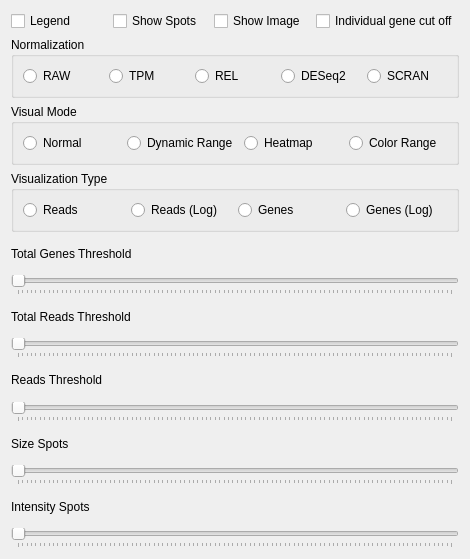
<?xml version="1.0" encoding="UTF-8"?>
<ui version="4.0">
 <class>SettingsWidget</class>
 <widget class="QWidget" name="SettingsWidget">
  <property name="geometry">
   <rect>
    <x>0</x>
    <y>0</y>
    <width>470</width>
    <height>559</height>
   </rect>
  </property>
  <property name="windowTitle">
   <string>Form</string>
  </property>
  <layout class="QVBoxLayout" name="verticalLayout">
   <item>
    <layout class="QHBoxLayout" name="horizontalLayout_3">
     <item>
      <widget class="QCheckBox" name="legend">
       <property name="text">
        <string>Legend</string>
       </property>
      </widget>
     </item>
     <item>
      <widget class="QCheckBox" name="show_spots">
       <property name="text">
        <string>Show Spots</string>
       </property>
      </widget>
     </item>
     <item>
      <widget class="QCheckBox" name="show_image">
       <property name="text">
        <string>Show Image</string>
       </property>
      </widget>
     </item>
     <item>
      <widget class="QCheckBox" name="gene_cutoff">
       <property name="text">
        <string>Individual gene cut off</string>
       </property>
      </widget>
     </item>
    </layout>
   </item>
   <item>
    <widget class="QGroupBox" name="groupBoxNormalization">
     <property name="cursor">
      <cursorShape>PointingHandCursor</cursorShape>
     </property>
     <property name="toolTip">
      <string>Different normalization methods for the counts</string>
     </property>
     <property name="statusTip">
      <string>Normalization methods</string>
     </property>
     <property name="whatsThis">
      <string>Different normalization methods for the counts</string>
     </property>
     <property name="title">
      <string>Normalization</string>
     </property>
     <property name="flat">
      <bool>true</bool>
     </property>
     <property name="checkable">
      <bool>false</bool>
     </property>
     <layout class="QHBoxLayout" name="horizontalLayout">
      <item>
       <widget class="QRadioButton" name="normalization_raw">
        <property name="text">
         <string>RAW</string>
        </property>
       </widget>
      </item>
      <item>
       <widget class="QRadioButton" name="normalization_tpm">
        <property name="text">
         <string>TPM</string>
        </property>
       </widget>
      </item>
      <item>
       <widget class="QRadioButton" name="normalization_rel">
        <property name="text">
         <string>REL</string>
        </property>
       </widget>
      </item>
      <item>
       <widget class="QRadioButton" name="normalization_deseq">
        <property name="text">
         <string>DESeq2</string>
        </property>
       </widget>
      </item>
      <item>
       <widget class="QRadioButton" name="normalization_scran">
        <property name="text">
         <string>SCRAN</string>
        </property>
       </widget>
      </item>
     </layout>
    </widget>
   </item>
   <item>
    <widget class="QGroupBox" name="groupBoxVisualMode">
     <property name="toolTip">
      <string>Different visualization modes</string>
     </property>
     <property name="statusTip">
      <string>Visualization modes</string>
     </property>
     <property name="whatsThis">
      <string>Different visualization modes</string>
     </property>
     <property name="title">
      <string>Visual Mode</string>
     </property>
     <property name="flat">
      <bool>true</bool>
     </property>
     <layout class="QHBoxLayout" name="horizontalLayout_2">
      <item>
       <widget class="QRadioButton" name="visual_normal">
        <property name="text">
         <string>Normal</string>
        </property>
       </widget>
      </item>
      <item>
       <widget class="QRadioButton" name="visual_dynamic_range">
        <property name="text">
         <string>Dynamic Range</string>
        </property>
       </widget>
      </item>
      <item>
       <widget class="QRadioButton" name="visual_heatmap">
        <property name="text">
         <string>Heatmap</string>
        </property>
       </widget>
      </item>
      <item>
       <widget class="QRadioButton" name="visual_color_range">
        <property name="text">
         <string>Color Range</string>
        </property>
       </widget>
      </item>
     </layout>
    </widget>
   </item>
   <item>
    <widget class="QGroupBox" name="groupBoxVisualType">
     <property name="title">
      <string>Visualization Type</string>
     </property>
     <property name="flat">
      <bool>true</bool>
     </property>
     <layout class="QHBoxLayout" name="horizontalLayout_4">
      <item>
       <widget class="QRadioButton" name="visual_reads">
        <property name="text">
         <string>Reads</string>
        </property>
       </widget>
      </item>
      <item>
       <widget class="QRadioButton" name="visual_reads_log">
        <property name="text">
         <string>Reads (Log)</string>
        </property>
       </widget>
      </item>
      <item>
       <widget class="QRadioButton" name="visual_genes">
        <property name="text">
         <string>Genes</string>
        </property>
       </widget>
      </item>
      <item>
       <widget class="QRadioButton" name="visual_genes_log">
        <property name="text">
         <string>Genes (Log)</string>
        </property>
       </widget>
      </item>
     </layout>
    </widget>
   </item>
   <item>
    <widget class="QLabel" name="label">
     <property name="text">
      <string>Total Genes Threshold</string>
     </property>
    </widget>
   </item>
   <item>
    <widget class="QSlider" name="genes_threshold">
     <property name="toolTip">
      <string/>
     </property>
     <property name="orientation">
      <enum>Qt::Horizontal</enum>
     </property>
     <property name="tickPosition">
      <enum>QSlider::TicksBelow</enum>
     </property>
     <property name="tickInterval">
      <number>1</number>
     </property>
    </widget>
   </item>
   <item>
    <widget class="QLabel" name="label_2">
     <property name="text">
      <string>Total Reads Threshold</string>
     </property>
    </widget>
   </item>
   <item>
    <widget class="QSlider" name="reads_threshold">
     <property name="orientation">
      <enum>Qt::Horizontal</enum>
     </property>
     <property name="tickPosition">
      <enum>QSlider::TicksBelow</enum>
     </property>
     <property name="tickInterval">
      <number>1</number>
     </property>
    </widget>
   </item>
   <item>
    <widget class="QLabel" name="label_4">
     <property name="text">
      <string>Reads Threshold</string>
     </property>
    </widget>
   </item>
   <item>
    <widget class="QSlider" name="individual_reads_threshold">
     <property name="orientation">
      <enum>Qt::Horizontal</enum>
     </property>
     <property name="tickPosition">
      <enum>QSlider::TicksBelow</enum>
     </property>
     <property name="tickInterval">
      <number>1</number>
     </property>
    </widget>
   </item>
   <item>
    <widget class="QLabel" name="label_3">
     <property name="text">
      <string>Size Spots</string>
     </property>
    </widget>
   </item>
   <item>
    <widget class="QSlider" name="spots_size">
     <property name="orientation">
      <enum>Qt::Horizontal</enum>
     </property>
     <property name="tickPosition">
      <enum>QSlider::TicksBelow</enum>
     </property>
     <property name="tickInterval">
      <number>1</number>
     </property>
    </widget>
   </item>
   <item>
    <widget class="QLabel" name="label_5">
     <property name="text">
      <string>Intensity Spots</string>
     </property>
    </widget>
   </item>
   <item>
    <widget class="QSlider" name="spots_intensity">
     <property name="orientation">
      <enum>Qt::Horizontal</enum>
     </property>
     <property name="tickPosition">
      <enum>QSlider::TicksBelow</enum>
     </property>
     <property name="tickInterval">
      <number>1</number>
     </property>
    </widget>
   </item>
  </layout>
 </widget>
 <resources/>
 <connections/>
</ui>
